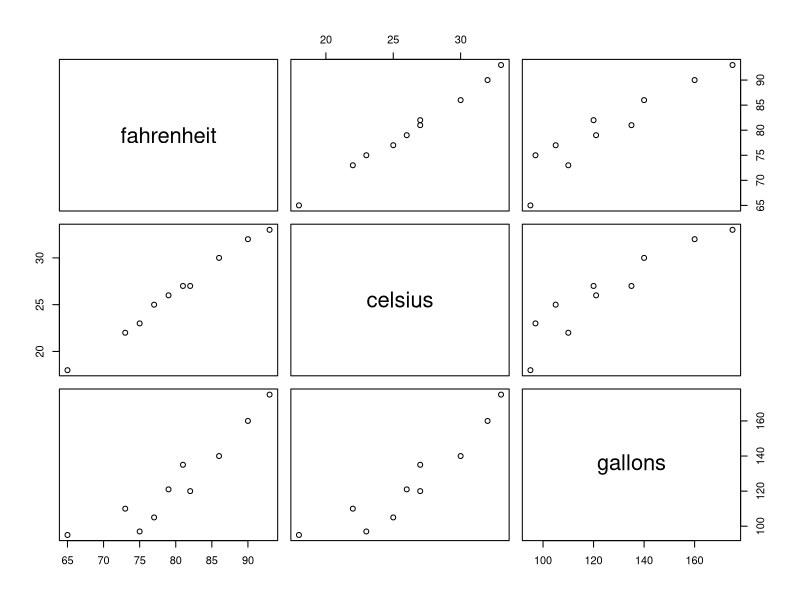

Write the R code that produced this figure.
## ---- chunk 1
options(repr.plot.width=4, repr.plot.height=4)
options("scipen"=100, "digits"=4)
## ---- chunk 2
fahrenheit <- c(73,65,81,90,75,77,82,93,86,79)
celsius <- c(22,18,27,32,23,25,27,33,30,26)
gallons <- c(110,95,135,160,97,105,120,175,140,121)
## ---- chunk 3
dataFrame <- data.frame(fahrenheit, celsius, gallons)
dataFrame
## ---- chunk 4
cor(dataFrame)
plot(dataFrame)
## ---- chunk 5
model1 = lm(gallons~fahrenheit + celsius, data=dataFrame)
summary(model1)
## ---- chunk 6
model2 = lm(gallons~fahrenheit, data=dataFrame)
summary(model2)
## ---- chunk 7
model3 = lm(gallons~celsius, data=dataFrame)
summary(model3)
